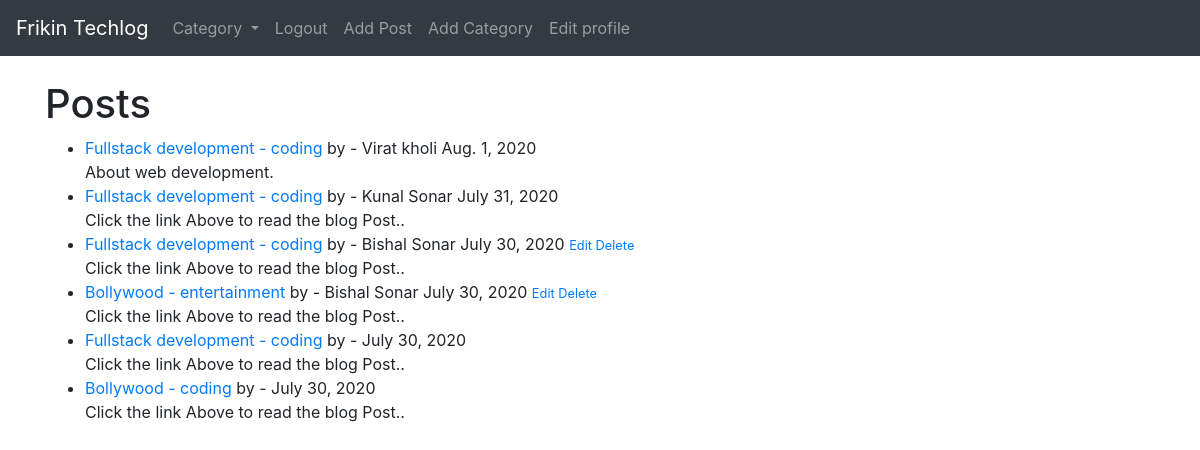
The app's page / (signed in) with its own data.
### techlog/models.py (models this page shows, shortened)
class Post(models.Model):
    title = models.CharField(max_length=255)
    title_tag = models.CharField(max_length=255)
    author = models.ForeignKey(User, on_delete=models.CASCADE)
    body = RichTextField(blank=True, null=True)
    post_date = models.DateField(auto_now_add=True)
    category = models.CharField(max_length=255, default='coding')
    snippet = models.CharField(max_length=255) #default='Click the link Above to read the blog Post..')
    likes = models.ManyToManyField(User, related_name='blog_posts' )

### techlog/views.py (the view)
# urls.py: path('', HomeView.as_view(), name="home"),
class HomeView(ListView):
    model = Post
    template_name = 'home.html'
    cats = Category.objects.all()
    ordering = ['-post_date']
    def get_context_data(self, *args, **kwargs):
        cat_menu = Category.objects.all()
        context = super(HomeView, self).get_context_data(*args, **kwargs)
        context["cat_menu"] = cat_menu
        return context

### techlog/models.py (called while the page is built)
    def __str__(self):
        return self.name

### techlog/templates/home.html
{% extends 'base.html' %}
{% block content %}
<h1>Posts</h1>
<ul>
{% for post in object_list %}
    <li><a href="{% url 'article-detail' post.pk %}">{{post.title }}
    </a>
        <a href="{% url 'category' post.category|slugify  %}" >
           - {{post.category}} </a>
         by
        - {{post.author.first_name}}
         {{post.author.last_name}}
         {{ post.post_date}}  <small>
        {% if user.is_authenticated %}
         {% if user.id == post.author.id %}
        <a href="{% url 'update_post' post.pk %}">  Edit  </a>
        <a href="{% url 'delete_post' post.pk %}">  Delete  </a>
        {% endif %}
            {% endif %}
    </small>   <br/>
        {{ post.snippet }}
   </li>
{% endfor %}
    </ul>
{% endblock%}

### records on screen
Post: title "Fullstack development", category "coding", author.first_name "Virat", author.last_name "kholi", post_date "Aug. 1, 2020", snippet "About web development."
Post: title "Fullstack development", category "coding", author.first_name "Kunal", author.last_name "Sonar", post_date "July 31, 2020", snippet "Click the link Above to read the blog Post.."
Post: title "Fullstack development", category "coding", author.first_name "Bishal", author.last_name "Sonar", post_date "July 30, 2020", shows "Edit", snippet "Click the link Above to read the blog Post.."
Post: title "Bollywood", category "entertainment", author.first_name "Bishal", author.last_name "Sonar", post_date "July 30, 2020", shows "Edit", snippet "Click the link Above to read the blog Post.."
Post: title "Fullstack development", category "coding", post_date "July 30, 2020", snippet "Click the link Above to read the blog Post.."
Post: title "Bollywood", category "coding", post_date "July 30, 2020", snippet "Click the link Above to read the blog Post.."
